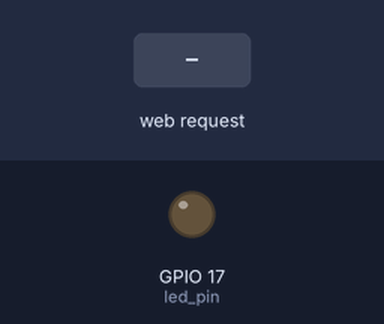
Recording of a program running on a simulated Raspberry Pi (BCM pin numbers). Parts: output pins drawn as LEDs (lit = HIGH). The inputs (shaded band) are chosen by the test bench. The clock reads 2024-03-15 10:24:30 at power-on unless the program sets it; what the program prints to the terminal is not drawn.

Above: at 1.2 s.
1.3 s: HTTP request for / received
At 1.5 s:
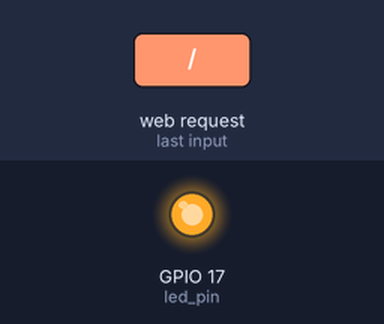
Timing chart, 0 to 4.3 s (numbered marks = the images above; inputs shaded):
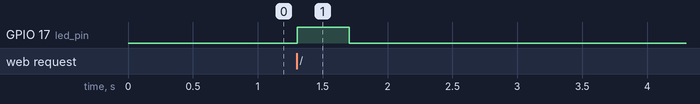

The program:

app.py
```python
from flask import Flask, request
import RPi.GPIO as GPIO
import time
import json

GPIO.setmode(GPIO.BCM)
led_pin = 17
GPIO.setup(led_pin, GPIO.OUT)

app = Flask(__name__)
ring_count = 0

sleep_time = 0.4

@app.route('/', methods=['GET'])
def index():
    global ring_count
    ring_count = ring_count + 1
    GPIO.output(led_pin, GPIO.HIGH)
    time.sleep(sleep_time)
    GPIO.output(led_pin, GPIO.LOW)

    time.sleep(sleep_time)

    return json.dumps({"doorbell_rings": str(ring_count)})

if __name__ == '__main__':
    app.run(debug=True, host='0.0.0.0')
```

Measured:
- after the input at 1.3 s, GPIO 17 (led_pin): LOW → HIGH at once, → LOW 0.40 s later
